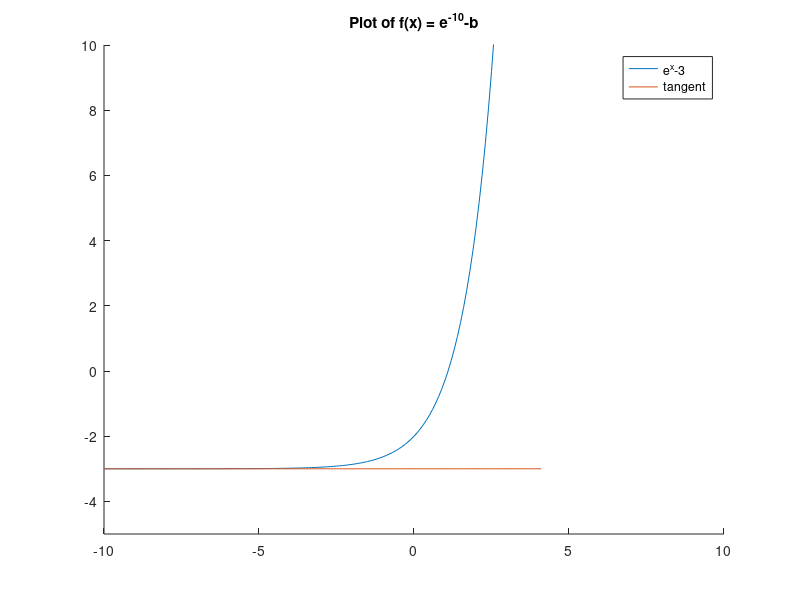
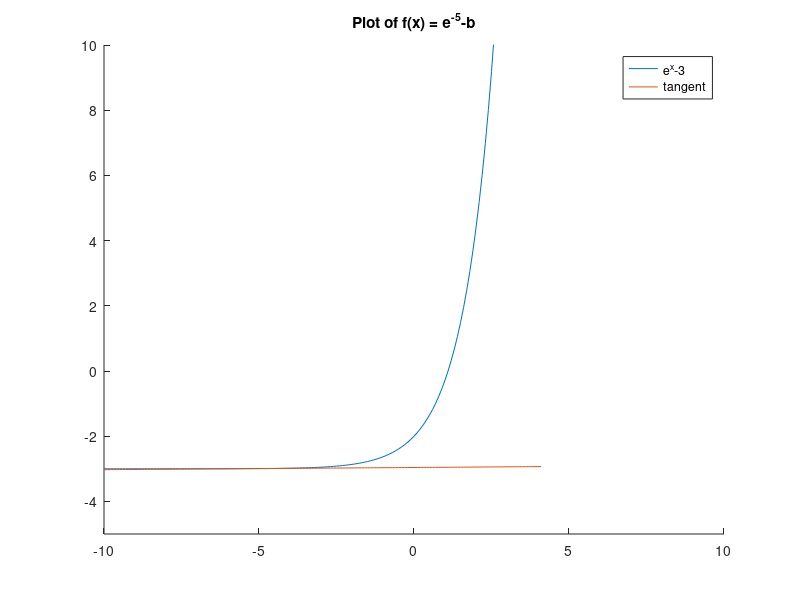
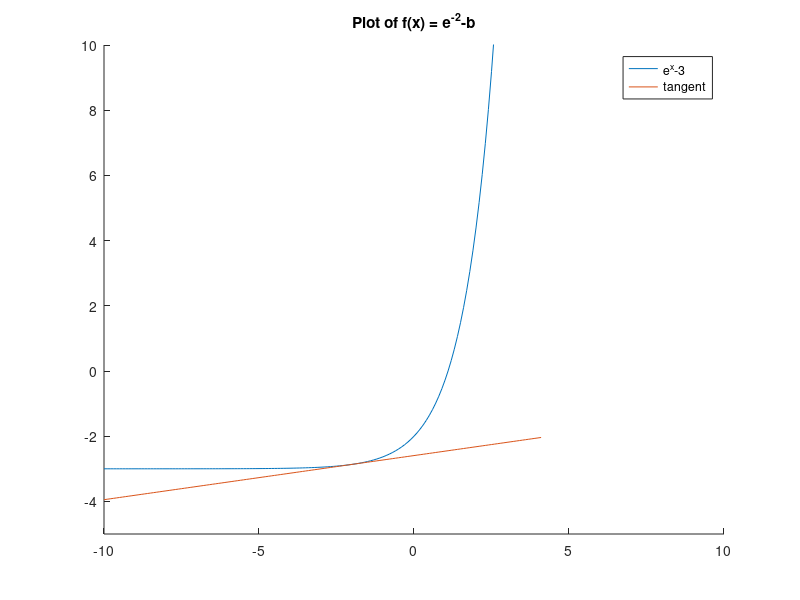
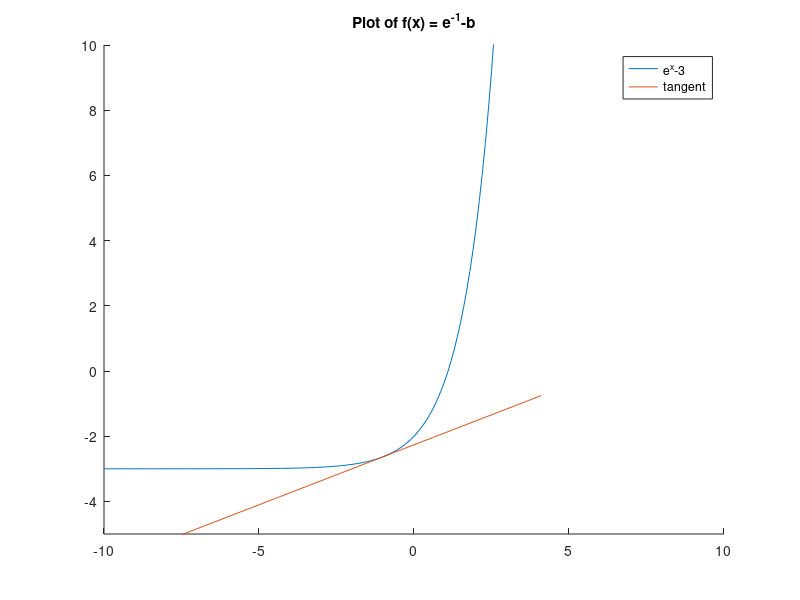

Source code (MATLAB) for these figures, in order: (Note: this script raises an error after producing the figures.)
%% Jong Park (parkj6)
% Math 351 - Numerical Analysis
% HW 2

%% 1. part a
format long

b = 0.1:0.1:5;                                  % B value
x = b;                                                  % x0

f = 'exp(x)- b';                               % f(x)   = e^x-b
fprime = 'exp(x)';                          % f'(x) = e^x
maxiterations = 20;

iters = x;                                          % Used to accumulate iterations

for k = 1 : maxiterations               % 20 by default
	xnew = x - eval(f) ./ eval(fprime);
	iters = [iters; xnew];
	test = abs(xnew -x) ./ (abs(xnew)+eps);
	if max(test) < 10*eps, break, end
	x = xnew;
end
iters;



%% 1. part b

x = -10:0.1:4.10;
b = 3;
y = exp(x)-b;

x0 = [-10,-5,-2,-1,0,1,2,5,10];         % Initial guess values (x0)
y0 = exp(x0) -b;

for k=1:sizeof(x0)
  figure 
  hold on
  plot (x,y)
  axis([-10, 10, -5, 10]);

  m = exp(x0(k));                                           % slope
  yp = m .* x - m .* x0(k) + y0(k);           % Graph of the new slope 
  plot (x,yp)
  title(sprintf("Plot of f(x) = e^{%d}-b",x0(k)))
  legend('e^x-3','tangent')
end

% %% 2. part a 
% n=2;            % only one with real root.
% n=5;            % Try these values as well. 
% n=10; 
% n=20;
% n=21;           % The computed roots aren't even real.
% 
% p = poly(1:n);  % p Contains coefficients (in descending order of a polynomial
%                 % whose roots are components of the vector 1:n
% r = roots(p); 	% r contains the computed roots of this polynomial.
% 
% %% 2. part b
% 
% epsilon = -0.002;
% n=10;
% 
% v = poly(1:n);                                  % Creates vector of polynomials from 1 to n
% vpert = v; 
% vpert(2) = vpert(2) + epsilon;   % Subtract eps from coefficient of x^6
% r = roots(v);                                   % Roots of normal polynomial
% rpert = roots(vpert);                   % Roots of perturbed polynomial
% 
% format long
% pertable = [sort(r(:)) sort(rpert(:))]
% 
% %% 2. part c
% dx = 0.05; 
% x = 0 : dx : n+1;
% y = polyval(v, x);
% ypert = polyval(vpert, x);
% perturbation = epsilon * x.^(n-1);
% 
% n1 = 1+(1/dx);  n2 = 1+(n/dx);   	% Indicies for x=1 and x=n respectively.
% maxy = max(abs(y(n1:n2)));
% maxypert = max(max(ypert(n1:n2)));
% maxperturb = max(max(perturbation(n1:n2)));
% maxy = 1.1 * max([maxy, maxypert, maxperturb]);
% 
% plot(x, y, x, ypert, '--', x, perturbation, ':', ...
% 		 1:n, zeros(1,n), 'o', x, zeros(size(x)), '-')
% axis([0 n+1 -maxy maxy])
% s = ['n = ', num2str(n), ', \epsilon = ', num2str(epsilon)];
% title(s)
% legend({'f(x)','f-hat(x)','Amount of perterbation','root'},'Location','north')
